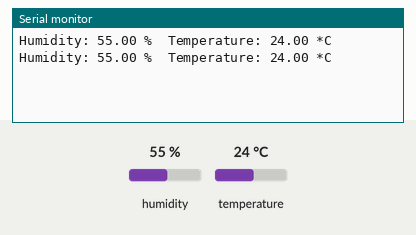
This sketch was run on a simulated ESP8266 (NodeMCU). Parts: the last lines printed to the serial monitor. Inputs (shaded band) come from the test bench; at power-on: humidity 55 %, temperature 24 °C.

Above: at 4.8 s.
4.9 s: humidity set to 22 %
At 7.0 s:
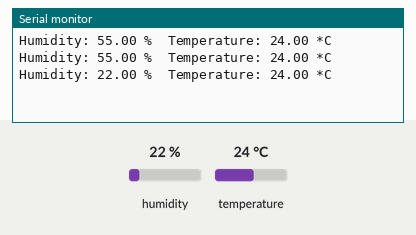
7.9 s: temperature set to 12 °C
At 9.4 s:
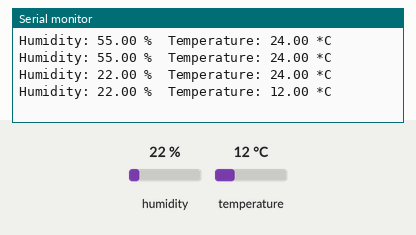
10.9 s: humidity set to 40 %
At 13.0 s:
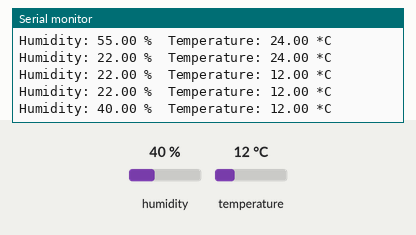
Timing chart, 0 to 14.5 s (numbered marks = the images above; inputs shaded):
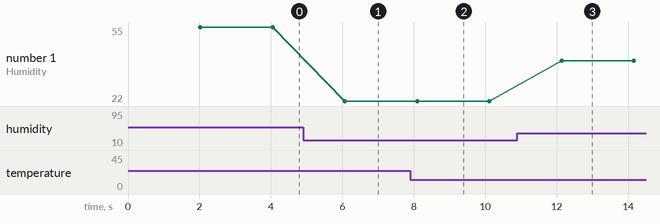

Measured:
- after the input at 4.9 s, the serial monitor: prints a new line after 1.2 s (image 1)
- after the input at 7.9 s, the serial monitor: prints a new line after 0.19 s (image 2)
- after the input at 10.9 s, the serial monitor: prints a new line after 1.2 s (image 3)
- plotted number 1: 55 → 22 after the input at 4.9 s, 22 → 40 after the input at 10.9 s

The sketch:

sketch_nodemcudht11.ino
```cpp
#include <DHT.h>

// Constants
#define DHTPIN D4     // What digital pin the DHT sensor is connected to. You can change this.
#define DHTTYPE DHT11 // Define the type of sensor used (DHT11)

// Initialize DHT sensor
DHT dht(DHTPIN, DHTTYPE);

void setup() {
  Serial.begin(115200);  // Start the serial communication at 115200 baud rate
  dht.begin();           // Initialize the DHT sensor
}

void loop() {
  // Delay between measurements. DHT11 works best at 1-minute intervals.
  delay(2000);

  // Reading temperature and humidity
  float hum = dht.readHumidity();
  float temp = dht.readTemperature();

  // Check if readings are valid, if they are NaN (not a number) then something went wrong!
  if (isnan(hum) || isnan(temp)) {
    Serial.println("Failed to read from DHT11 sensor!");
    return;
  }

  Serial.print("Humidity: ");
  Serial.print(hum);
  Serial.print(" %\t");
  Serial.print("Temperature: ");
  Serial.print(temp);
  Serial.println(" *C");
}
```
